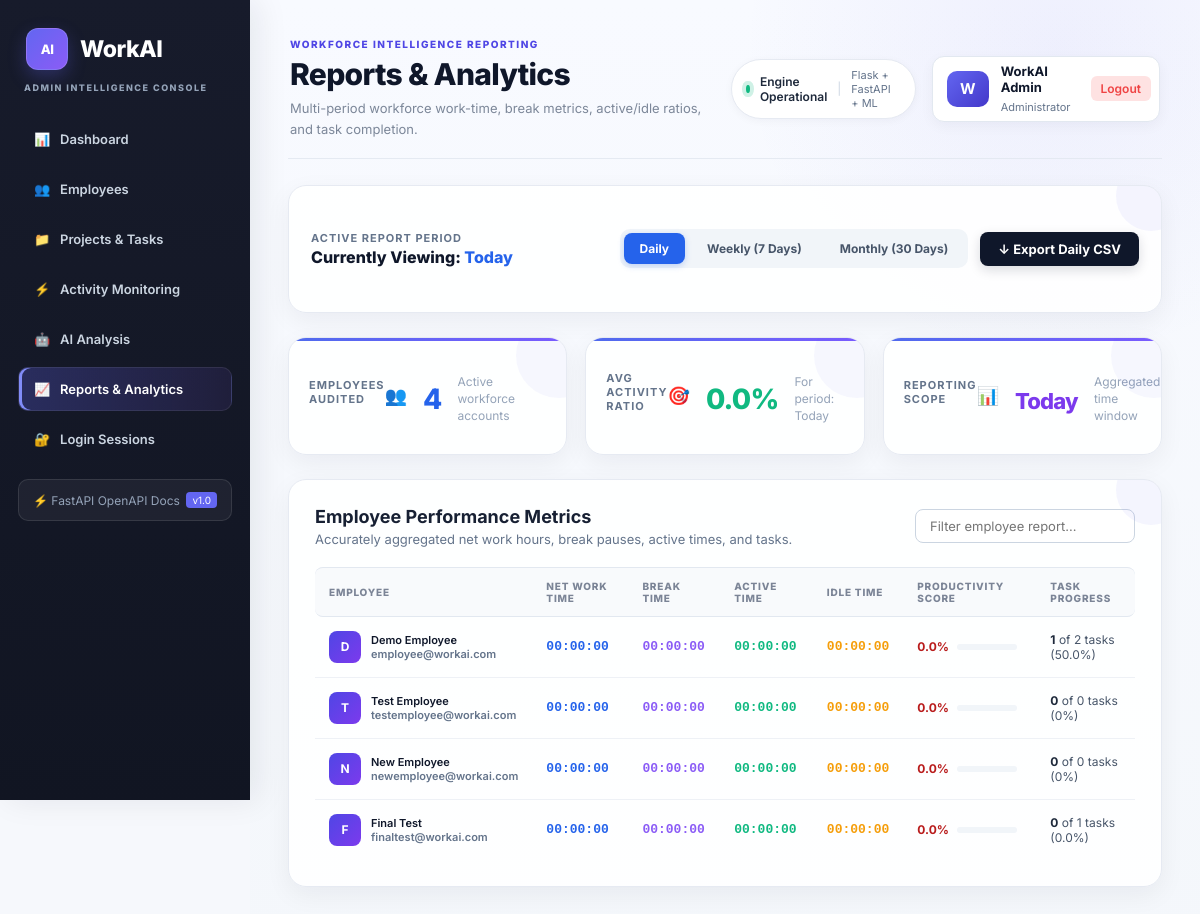
Page /admin/reports (signed in) on the earlier database version.
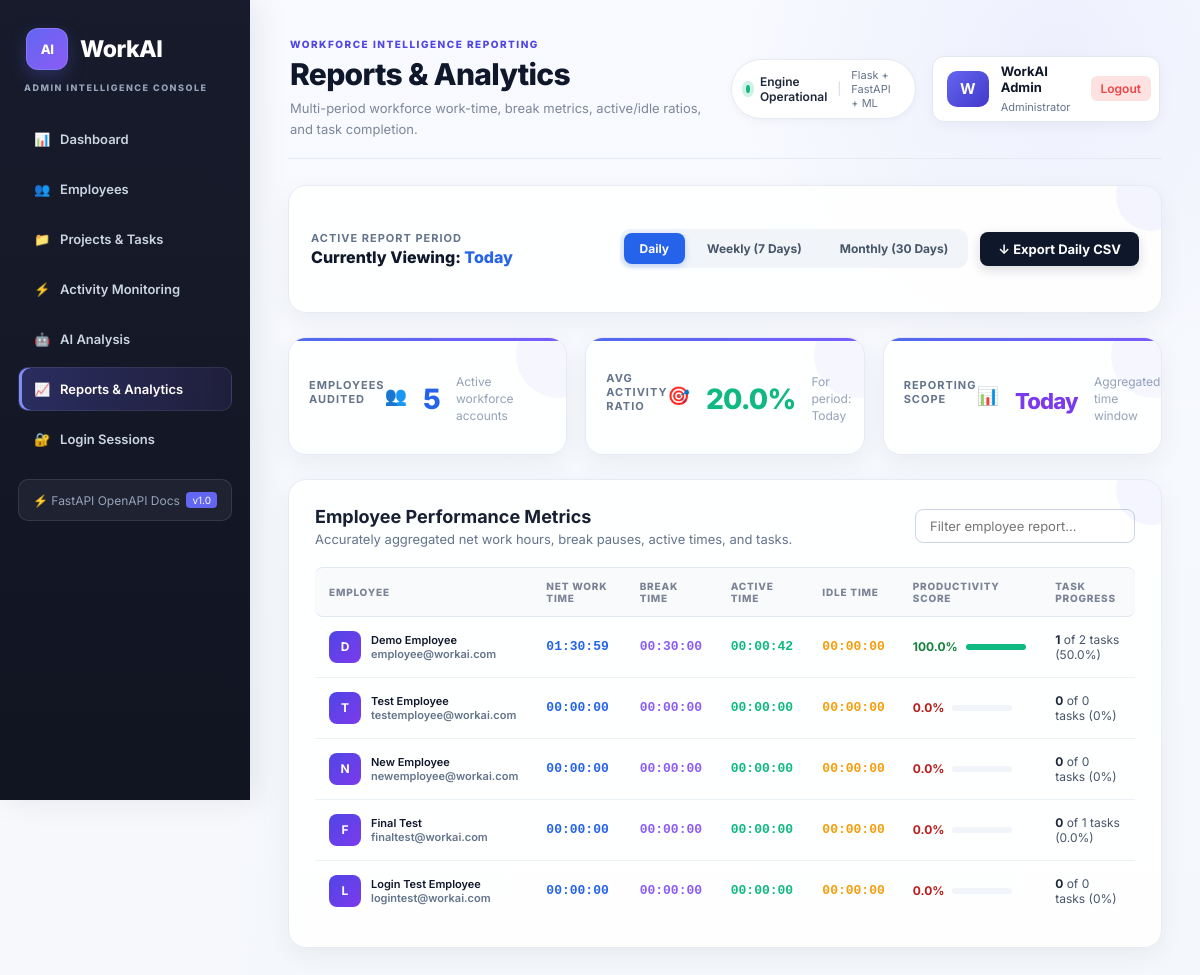
Same page on the later database version.
### models/user.py (models this page shows, shortened)
class User(UserMixin, db.Model):
    __tablename__ = "users"
    id = db.Column(db.Integer, primary_key=True)
    name = db.Column(db.String(100), nullable=False)
    email = db.Column(db.String(120), unique=True, nullable=False, index=True)
    password_hash = db.Column(db.String(255), nullable=False)
    role = db.Column(db.String(20), nullable=False, default="employee")
    is_active_account = db.Column(db.Boolean, nullable=False, default=True)
    created_at = db.Column(
        db.DateTime,
        nullable=False,
        default=db.func.current_timestamp()
    )

### routes/dashboard.py (the view)
@dashboard_bp.route("/admin/reports")
@login_required
@role_required("admin")
def admin_reports():
    from datetime import datetime, timedelta
    from models.user import User
    from models.task import Task
    from models.work_session import WorkSession
    from models.activity import ActivityLog
    from services.work_summary import generate_work_summary
    period = request.args.get("period", "daily").lower()
    if period not in ["daily", "weekly", "monthly"]:
        period = "daily"
    now = datetime.utcnow()
    if period == "weekly":
        start_date = now - timedelta(days=7)
        period_label = "Last 7 Days"
    elif period == "monthly":
        start_date = now - timedelta(days=30)
        period_label = "Last 30 Days"
    else:
        start_date = now.replace(
            hour=0,
            minute=0,
            second=0,
            microsecond=0
        )
        period_label = "Today"
    employees = User.query.filter_by(role="employee").all()
    reports = []
    for employee in employees:
        tasks = Task.query.filter_by(
            employee_id=employee.id
        ).all()
        sessions = (
            WorkSession.query
            .filter(
                WorkSession.employee_id == employee.id,
                WorkSession.start_time >= start_date
            )
            .all()
        )
        activity_logs = (
            ActivityLog.query
            .filter(
                ActivityLog.employee_id == employee.id,
                ActivityLog.timestamp >= start_date
            )
            .all()
        )
        summary = generate_work_summary(
            employee,
            tasks,
            sessions,
            activity_logs,
            filter_today=False,
            period_label=period_label
        )
        reports.append({
            "employee": employee,
            "work_time": summary.get(
                "total_work_time",
                "00:00:00"
            ),
            "break_time": summary.get(
                "break_time",
                "00:00:00"
            ),
            "active_time": summary.get(
                "active_time",
                "00:00:00"
            ),
            "idle_time": summary.get(
                "idle_time",
                "00:00:00"
            ),
            "productivity": summary.get(
                "productivity_score",
                0
            ),
            "completed_tasks": summary.get("completed_tasks", 0),
            "total_tasks": summary.get("total_tasks", 0),
            "task_progress": summary.get("task_progress", 0),
        })
    return render_template(
        "admin_reports.html",
        user=current_user,
        reports=reports,
        selected_period=period,
        period_label=period_label
    )

### routes/dashboard.py (called while the page is built)
def role_required(role):
    def decorator(function):
        @wraps(function)
        def wrapped_function(*args, **kwargs):
            if current_user.role != role:
                flash("You are not authorized to access this page.", "danger")
                return redirect(url_for("dashboard.employee_dashboard"))
            return function(*args, **kwargs)
        return wrapped_function
    return decorator

### templates/admin_reports.html (shortened to what the changed rows need)
{% extends "base_admin.html" %}
{% block page_header %}
<h1>Reports &amp; Analytics</h1>
{% endblock %}
{% block content %}
{% set ns = namespace(total_prod=0, count=0) %}
{% for r in reports %}
    {% set ns.total_prod = ns.total_prod + r.productivity %}
    {% set ns.count = ns.count + 1 %}
{% endfor %}
{% set avg_period_prod = (ns.total_prod / ns.count) | round(1) if ns.count > 0 else 0 %}
<section class="stats" style="display: grid; grid-template-columns: repeat(auto-fit, minmax(220px, 1fr)); gap: 18px; margin-bottom: 24px;">
    <div class="card stat-card" style="padding: 20px;">
        <div style="display: flex; align-items: center; justify-content: space-between;">
            <div class="stat-title" style="font-size: 11px; font-weight: 700; color: #64748b; letter-spacing: 1px;">EMPLOYEES AUDITED</div>
            <span style="font-size: 18px;">👥</span>
        </div>
        <div class="stat-value blue" style="font-size: 28px; font-weight: 800; color: #3b82f6; margin: 10px 0 4px;">{{ reports|length }}</div>
        <div class="stat-note" style="font-size: 12px; color: #94a3b8;">Active workforce accounts</div>
    </div>
    <div class="card stat-card" style="padding: 20px;">
        <div style="display: flex; align-items: center; justify-content: space-between;">
            <div class="stat-title" style="font-size: 11px; font-weight: 700; color: #64748b; letter-spacing: 1px;">AVG ACTIVITY RATIO</div>
            <span style="font-size: 18px;">🎯</span>
        </div>
        <div class="stat-value" style="font-size: 28px; font-weight: 800; color: #10b981; margin: 10px 0 4px;">{{ avg_period_prod }}%</div>
        <div class="stat-note" style="font-size: 12px; color: #94a3b8;">For period: {{ period_label }}</div>
    </div>
</section>
<div class="card" style="padding: 26px; margin-bottom: 28px;">
    {% if reports %}
    <div style="overflow-x: auto;">
        <table id="reportsTable" style="width: 100%; border-collapse: separate; border-spacing: 0;">
            <thead>
                <tr style="background: #f8fafc; text-align: left; font-size: 11px; text-transform: uppercase; color: #64748b; letter-spacing: 0.8px;">
                    <th style="padding: 12px 14px; border-bottom: 1px solid #e2e8f0; border-top: 1px solid #e2e8f0; border-radius: 8px 0 0 8px;">Employee</th>
                    <th style="padding: 12px 14px; border-bottom: 1px solid #e2e8f0; border-top: 1px solid #e2e8f0;">Net Work Time</th>
                    <th style="padding: 12px 14px; border-bottom: 1px solid #e2e8f0; border-top: 1px solid #e2e8f0;">Break Time</th>
                    <th style="padding: 12px 14px; border-bottom: 1px solid #e2e8f0; border-top: 1px solid #e2e8f0;">Active Time</th>
                    <th style="padding: 12px 14px; border-bottom: 1px solid #e2e8f0; border-top: 1px solid #e2e8f0;">Idle Time</th>
                    <th style="padding: 12px 14px; border-bottom: 1px solid #e2e8f0; border-top: 1px solid #e2e8f0;">Productivity Score</th>
                    <th style="padding: 12px 14px; border-bottom: 1px solid #e2e8f0; border-top: 1px solid #e2e8f0; border-radius: 0 8px 8px 0;">Task Progress</th>
                </tr>
            </thead>
            <tbody>
                {% for r in reports %}
                <tr style="border-bottom: 1px solid #f1f5f9;">
                    <td style="padding: 14px; font-weight: 600; color: #0f172a; display: flex; align-items: center; gap: 10px;">
                        <div style="width: 32px; height: 32px; border-radius: 8px; background: linear-gradient(135deg, #4f46e5, #7c3aed); color: white; display: grid; place-items: center; font-weight: 700; font-size: 12px;">
                            {{ r.employee.name[0] | upper }}
                        </div>
                        <div>
                            <div>{{ r.employee.name }}</div>
                            <span style="font-size: 11px; color: #64748b;">{{ r.employee.email }}</span>
                        </div>
                    </td>
                    <td style="padding: 14px; font-size: 13px; font-weight: 800; font-family: monospace; color: #2563eb;">
                        {{ r.work_time }}
                    </td>
                    <td style="padding: 14px; font-size: 13px; font-family: monospace; color: #8b5cf6; font-weight: 700;">
                        {{ r.break_time }}
                    </td>
                    <td style="padding: 14px; font-size: 13px; font-family: monospace; color: #10b981; font-weight: 700;">
                        {{ r.active_time }}
                    </td>
                    <td style="padding: 14px; font-size: 13px; font-family: monospace; color: #f59e0b; font-weight: 700;">
                        {{ r.idle_time }}
                    </td>
                    <td style="padding: 14px;">
                        <div style="display: flex; align-items: center; gap: 8px;">
                            <span style="font-size: 12px; font-weight: 700; color: {% if r.productivity >= 70 %}#15803d{% elif r.productivity >= 40 %}#b45309{% else %}#b91c1c{% endif %};">
                                {{ r.productivity }}%
                            </span>
                            <div style="width: 60px; background: #f1f5f9; height: 6px; border-radius: 999px; overflow: hidden;">
                                <div style="width: {{ r.productivity }}%; background: {% if r.productivity >= 70 %}#10b981{% elif r.productivity >= 40 %}#f59e0b{% else %}#ef4444{% endif %}; height: 100%;"></div>
                            </div>
                        </div>
                    </td>
                    <td style="padding: 14px; font-size: 12px; color: #475569;">
                        <strong>{{ r.completed_tasks }}</strong> of {{ r.total_tasks }} tasks ({{ r.task_progress }}%)
                    </td>
                </tr>
                {% endfor %}
            </tbody>
        </table>
    </div>
    {% else %}
    <div style="text-align: center; padding: 40px 20px; color: #94a3b8;">
        No employee report data found for this period.
    </div>
    {% endif %}
</div>
{% endblock %}

Differences in the rows shown:
added User: employee "L", employee.name "Login Test Employee", employee.email "logintest@workai.com"
Other differences:
{{ reports|length }}: "4" → "5"
{{ avg_period_prod }}: "0.0" → "20.0"
new list line: "D Demo Employee employee@workai.com"
new list line: "01:30:59 00:30:00 00:00:42 00:00:00 100.0 % 1 of 2 tasks ( 50.0 %)"
new list line: "00:00:00 00:00:00 00:00:00 00:00:00 0.0 % 0 of 0 tasks ( 0 %)"
list line gone: "D Demo Employee employee@workai.com"
list line gone: "00:00:00 00:00:00 00:00:00 00:00:00 0.0 % 1 of 2 tasks ( 50.0 %)"
